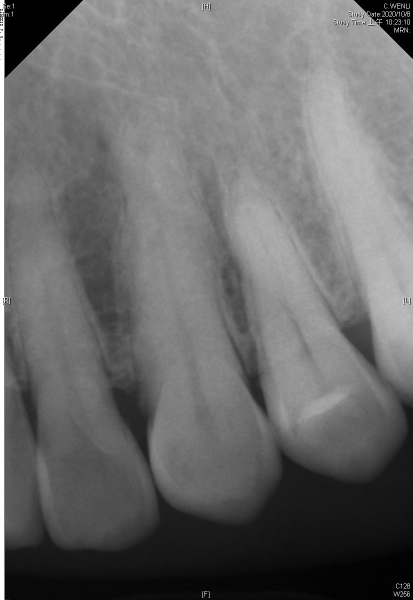
#> input picture Moore's boundary tracing/original_img.jpg, 825 x 1200 px, found by its file name (shown at 1/2 size)
$ python process_1.py
#> lines starting #> are read from the running program, lines starting #| are printed output that depends on the picture; after the words box and inside, x2 and y2 are one past the last pixel; in counts of white or black regions, pixels touching at a corner belong together
import matplotlib.pyplot as plt
import numpy as np
import cv2

chirag = cv2.imread("Moore's boundary tracing/original_img.jpg", cv2.IMREAD_GRAYSCALE)
#> chirag is the input picture: shape (1200, 825); min 0, max 255, mean 106.2
_,img = cv2.threshold(chirag, 225,255, cv2.THRESH_BINARY_INV)
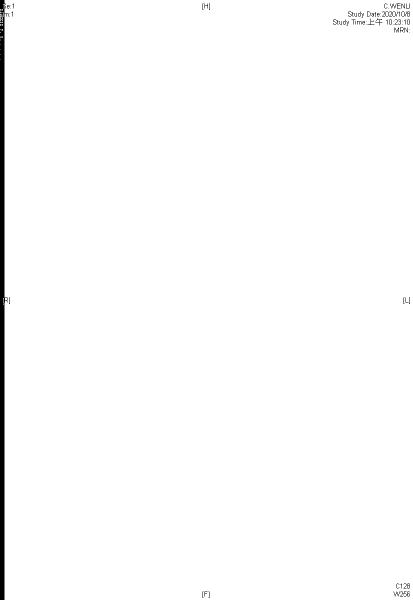
#> img: shape (1200, 825) (shown at 1/2 size); 98.8% white; 80 black regions (53 under 20 px), largest, box (x1, y1, x2, y2) and area: (0, 0, 17, 1200) 10714, (787, 1183, 806, 1193) 54, (751, 37, 765, 51) 40
img = cv2.medianBlur(img, 3)
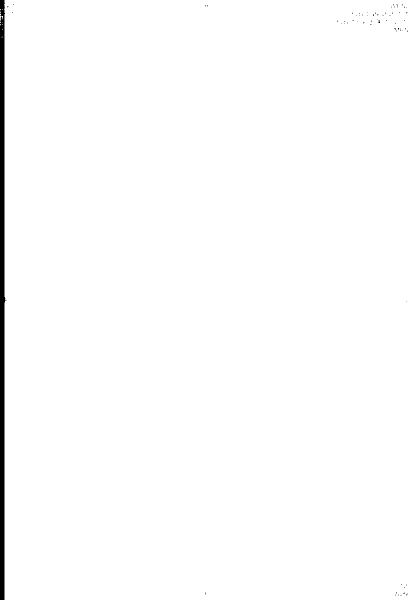
#> img: shape (1200, 825) (shown at 1/2 size); 98.9% white; 75 black regions (74 under 20 px), largest, box (x1, y1, x2, y2) and area: (0, 0, 11, 1200) 10757
B=[]
starting_pixel = list(zip(*np.where(img == 255)))
#> starting_pixel = 979072 items
B_x = starting_pixel[0][0]
#> B_x = 0
B_y = starting_pixel[0][1]
#> B_y = 9
B.append(starting_pixel[0])

b_x = starting_pixel[0][0]
#> b_x = 0
b_y = starting_pixel[0][1]-1
#> b_y = 8

d_x = b_x - B_x
#> d_x = 0
d_y = b_y - B_y
#> d_y = -1

offsetTable = [(0,0),(0,-1),(-1,-1),(-1,0),(-1,1),(0,1),(1,1),(1,0),(1,-1)]
count = 1
contour = np.zeros((chirag.shape))
while(count<=2):
    id=0
    for i in range(9):
        if(d_x == offsetTable[i][0] and d_y == offsetTable[i][1]):
            id = i
            break

    while(True):
        if(id == 8):
            id = 0
        c_x=B_x+offsetTable[id+1][0]
        c_y=B_y+offsetTable[id+1][1]
#> (the run stopped early here; a loop or call above may not have finished)
